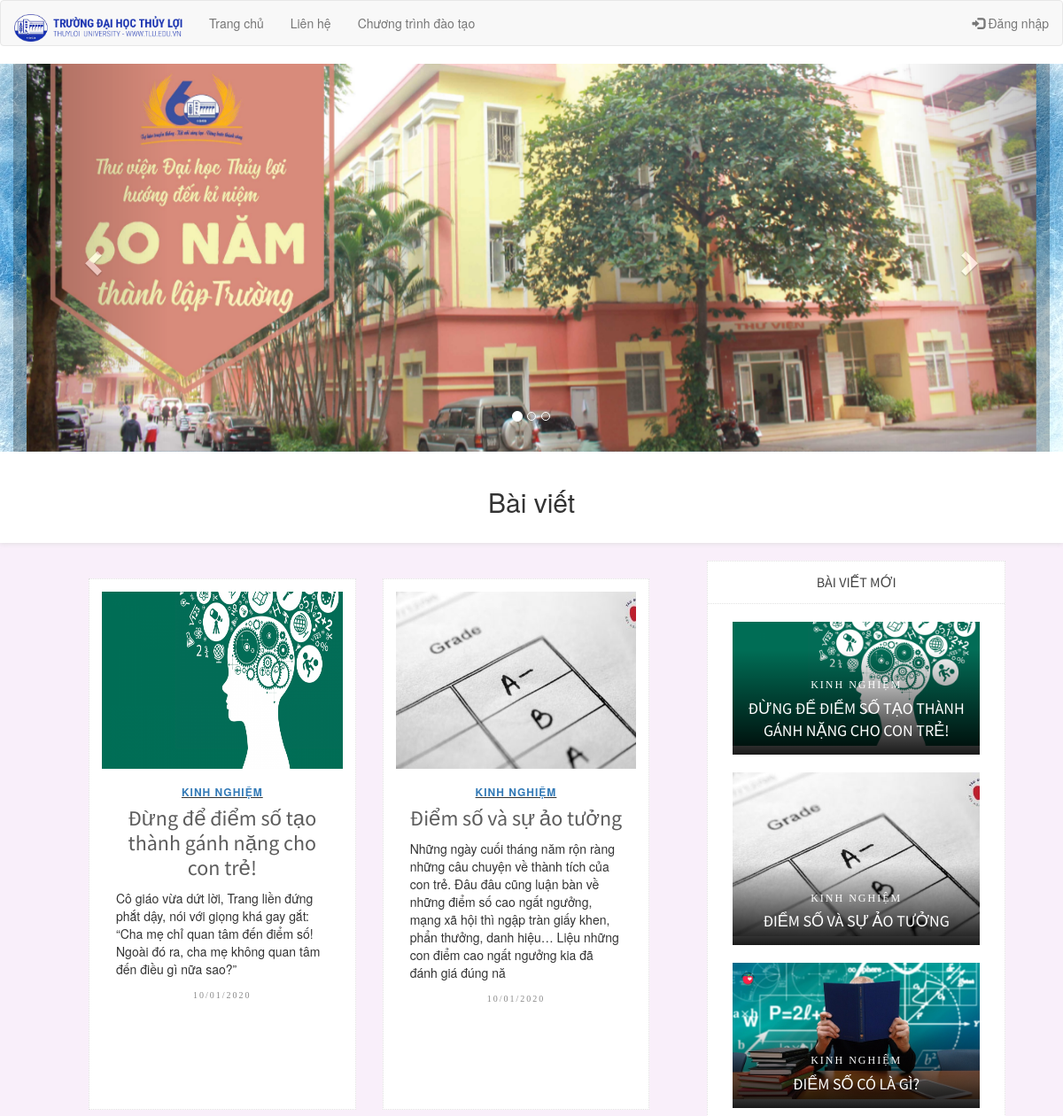
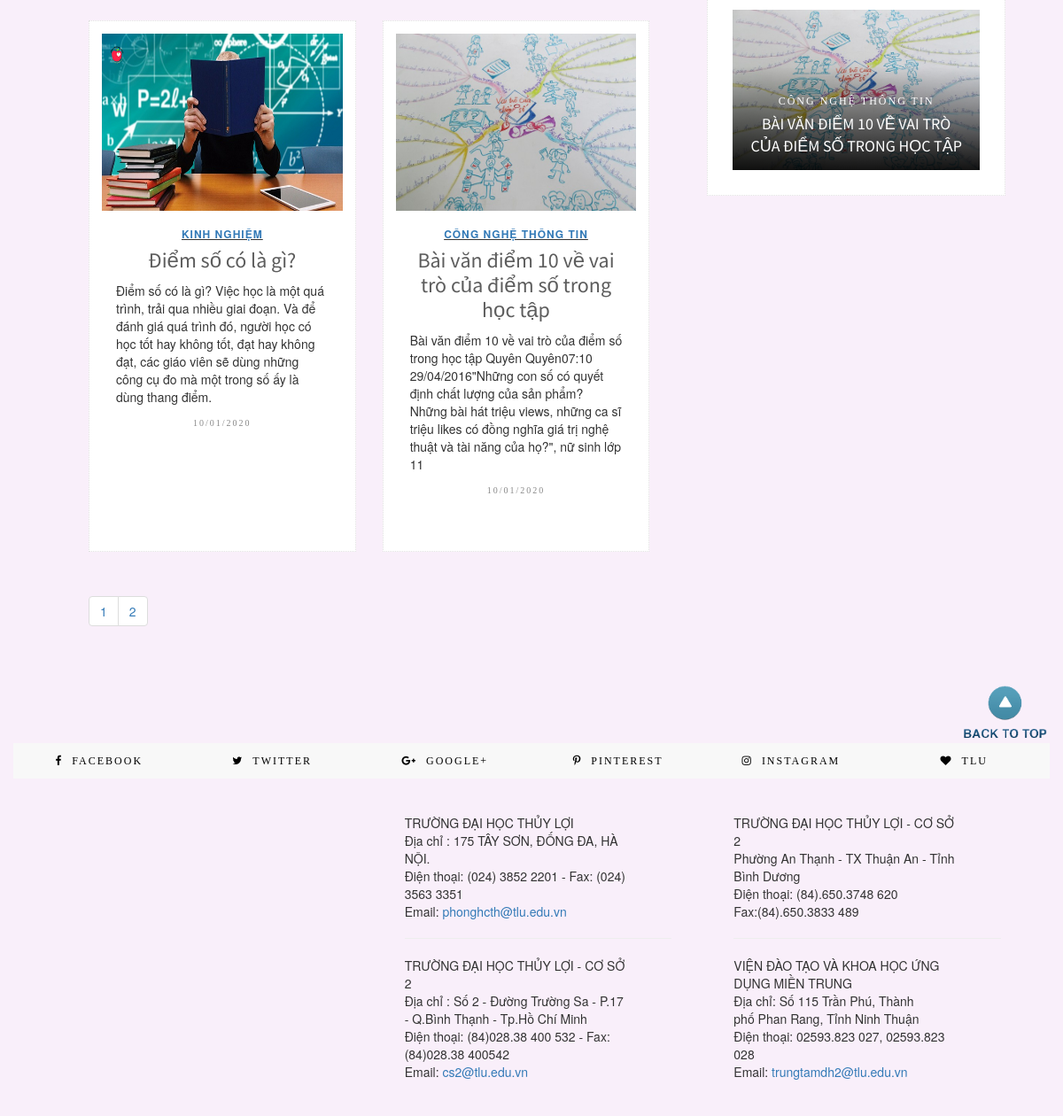
The page / on the database its author committed (2 pictures, top to bottom).
### tables this page shows
CREATE TABLE `menu_list_blog` (
  `id` int(11) NOT NULL,
  `avatar` varchar(255) NOT NULL,
  `name` varchar(255) NOT NULL,
  `metaTitle` varchar(255) NOT NULL,
  `catalog` int(2) DEFAULT NULL,
  `description` varchar(255) NOT NULL,
  `content` text NOT NULL,
  `token` varchar(35) NOT NULL,
  `hot` int(1) NOT NULL DEFAULT 1,
  `new` int(1) NOT NULL DEFAULT 1,
  `dateTime` varchar(20) NOT NULL,
  `created` timestamp NOT NULL DEFAULT current_timestamp(),
  `updated` timestamp NOT NULL DEFAULT current_timestamp() ON UPDATE current_timestamp()
);

CREATE TABLE `menu_catalog` (
  `id` int(11) NOT NULL,
  `name` varchar(255) NOT NULL,
  `metaTitle` varchar(255) NOT NULL,
  `created` timestamp NOT NULL DEFAULT current_timestamp(),
  `updated` timestamp NOT NULL DEFAULT current_timestamp() ON UPDATE current_timestamp()
);

### index.php (called while the page is built)
<?php
	include "config/Config.php";
	include "config/Model.php";
	include "config/Controller.php";
	$controller = isset($_GET["controller"])?"app/controllers/".$_GET["controller"].".php":"app/controllers/home.php";
	include "layout/client.php";
?>

### app/controllers/home.php (called while the page is built, shortened)
<?php
	class homeClient extends Controller{
		public function __construct(){
			$number = $this->Model->count("select * from menu_list_blog");
			$num_page = 4;
			$page_show = ceil($number/$num_page);
			$page = isset($_GET["p"])&&$_GET["p"]>0?$_GET["p"]:1;
			$form = ($page-1)*$num_page;
			$data = $this->Model->fetch("select * from menu_list_blog order by id desc limit $form,$num_page");
			include "app/views/home.php";
		}
	}
	new homeClient();
?>

### config/Controller.php (called while the page is built, shortened)
<?php
	class Controller {
		public function __construct(){
			$this->Model = new Model();
		}
	}

### config/Model.php (called while the page is built, shortened)
<?php
	class Model {
		public function fetch($sql){
			global $con;
			$result = mysqli_query($con,$sql);
			$arr = array();
			while($rows = mysqli_fetch_array($result))
				$arr[] = $rows;
			return $arr;
		}
		public function fetchOne($sql){
			global $con;
			$result = mysqli_query($con,$sql);
			$rows = mysqli_fetch_array($result);
			return $rows;
		}
		public function count($sql){
			global $con;
			$result = mysqli_query($con,$sql);
			return mysqli_num_rows($result);
		}
	}

### app/controllers/newBlog.php (called while the page is built, shortened)
<?php
	class newBlogClient extends Controller{
		public function __construct(){
			$data = $this->Model->fetch("select * from menu_list_blog where new=1 order by id desc limit 4");
			include "app/views/newBlog.php";
		}
	}
	new newBlogClient();
?>

### app/views/home.php (the view)
<div class="row">
    <div class="col-md-8">
        <div class="row">
            <?php
                foreach ($data as $value) {
            ?>
            <div class="col-md-6 grid2">
                <article class="hentry">
                    <div class="thumbnails">
                        <a href="index.php?controller=detailBlog&id=<?php echo $value['token']?>" title="">
                            <img src="<?php echo $value["avatar"] ?>" class="post-thumbnail img-responsive" style="width: 100%; height: 200px;">
                        </a>
                    </div>
                    <div class="post-content-area">
                        <header class="entry-header text-center">
                            <div class="post-cat">
                                <a href="#" rel="category tag">
                                    <?php
                                        $key = $this->Model->fetchOne("select * from menu_catalog where id=".$value["catalog"]);
                                        if(isset($key["name"]))
                                           echo $key["name"];
                                    ?>
                                </a>
                            </div>
                            <a href="index.php?controller=detailBlog&id=<?php echo $value['token']?>" rel="bookmark" class="entry-title">
                               <?php echo $value["name"] ?>
                            </a>
                        </header>
                        <div class="entry-content">
                            <p><?php echo $value["description"] ?></p>
                        </div>
                        <div class="entry-meta text-center">
                            <span class="posted-on"><?php echo $value["dateTime"] ?></span>
                        </div>
                    </div>
                </article>
            </div>
            <?php } ?>
            <div class="col-md-12">
                <ul class="pagination">
                   <?php for($i=1; $i<=$page_show; $i++){ ?>
                      <li>
                         <a href="index.php?p=<?php echo $i ?>">
                            <?php echo $i; ?>
                         </a>
                      </li>
                   <?php } ?>
                </ul>
            </div>
        </div>
    </div>
    <div class="col-md-4">
        <div class="primary-sidebar widget-area" role="complementary">
            <?php include "app/controllers/newBlog.php"; ?>
        </div>
    </div>
</div>

### layout/client.php (shortened to what this page needs)
<!DOCTYPE html>
<html lang="en">
<head>
	<link rel="stylesheet" href="public/client/css/bootstrap.min.css">
	<link rel="stylesheet" href="public/client/css/font-awesome.min.css">
	<link rel="stylesheet" href="public/client/css/magnific-popup.css">
	<link rel="stylesheet" href="public/client/css/owl.carousel.css">
	<link rel="stylesheet" href="public/client/css/owl.theme.css">
	<link rel="stylesheet" href="public/client/css/slicknav.css">
	<link rel="stylesheet" href="public/client/css/style.css">
	<link rel="stylesheet" href="public/client/css/responsive.css">
  <link rel="stylesheet" href="https://maxcdn.bootstrapcdn.com/bootstrap/3.4.1/css/bootstrap.min.css">
</head>
<body class="home blog">
    <header id="header">
    <nav class="navbar navbar-default">
  <div class="container-fluid">
    <div class="navbar-header">
      <a class="navbar-brand" href="index.php"><img id="logo" src="public/client/images/logo.png"></a>
    </div>
    <ul class="nav navbar-nav">
      <li><a href="index.php">Trang chủ</a></li>
      <li><a href="#">Liên hệ </a></li>
      <li><a href="#">Chương trình đào tạo</a></li>
    </ul>
    <ul class="nav navbar-nav navbar-right">
      <li><a href="admin/index.php?act=logout"><span class="glyphicon glyphicon-log-in"></span> Đăng nhập</a></li>
    </ul>
  </div>
</nav>
<div class="container-fluid" id="carousel">
<div id="myCarousel" class="container carousel slide " data-ride="carousel">
  <ol class="carousel-indicators">
    <li data-target="#myCarousel" data-slide-to="0" class="active"></li>
    <li data-target="#myCarousel" data-slide-to="1"></li>
    <li data-target="#myCarousel" data-slide-to="2"></li>
  </ol>
  <div class="carousel-inner">
    <div class="item active">
      <img src="public/client/images/60nam.jpg" alt="Los Angeles">
    </div>
  </div>
  <a class="left carousel-control " href="#myCarousel" data-slide="prev">
    <span class="glyphicon glyphicon-chevron-left"></span>
  </a>
  <a class="right carousel-control" href="#myCarousel" data-slide="next">
    <span class="glyphicon glyphicon-chevron-right"></span>
  </a>
</div></div>
        <div class="container">
            <div class="row">
                <div class="col-md-12">
                    <div class="top-menu-are">
                        <div id="navigation-wrapper">
                            <ul class="top-menu text-center">
                                <h2>Bài viết</h2>
                            </ul>
                        </div>
                    </div>
                </div>
            </div>
    </header>
	<div class="container">
        <?php
            if(file_exists($controller))
                include $controller;
        ?>
	</div>
 <div class="container-fluid"><div class=" scroll-up ">
					        <a href="#"><img src="public/client/images/back.png"></a>
					    </div>   </div>
	<footer id="footer">
		<div class="container-fluid justify-content-center">
		<div class="footer-social text-center navbar-default">
			<a class="facebook" href="#" target="_blank"><i class="fa fa-facebook"></i> <span class="hidden-sm hidden-xs">Facebook</span></a>
			<a class="twitter" href="#" target="_blank"><i class="fa fa-twitter"></i> <span class="hidden-sm hidden-xs">Twitter</span></a>
			<a class="google-plus" href="#" target="_blank"><i class="fa fa-google-plus"></i> <span class="hidden-sm hidden-xs">Google+</span></a>
			<a class="pinterest" href="#" target="_blank"><i class="fa fa-pinterest-p"></i> <span class="hidden-sm hidden-xs">Pinterest</span></a>
			<a class="instagram" href="#" target="_blank"><i class="fa fa-instagram"></i> <span class="hidden-sm hidden-xs">Instagram</span></a>
			<a class="bloglovin" href="#" target="_blank"><i class="fa fa-heart"></i> <span class="hidden-sm hidden-xs">TLU</span></a>
		</div>
</div>
  <div class="row">
    <div class="col-sm-4">
     <div id="map-container-google-2" class="z-depth-1-half map-container ">
          <iframe src="https://www.google.com/maps/embed?pb=!1m18!1m12!1m3!1d3724.632019925324!2d105.82253501476292!3d21.007382786009977!2m3!1f0!2f0!3f0!3m2!1i1024!2i768!4f13.1!3m3!1m2!1s0x3135ac8109765ba5%3A0xd84740ece05680ee!2zVHLGsOG7nW5nIMSQ4bqhaSBI4buNYyBUaOG7p3kgTOG7o2k!5e0!3m2!1svi!2sus!4v1578631948368!5m2!1svi!2sus" width="400" height="300" frameborder="0" style="border:0;" allowfullscreen=""></iframe>
        </div>
    </div>
    <div class="col-md-8">
	<div class="col-md-6">
	<div class="row">
	<div class="address">TRƯỜNG ĐẠI HỌC THỦY LỢI<br>
	Địa chỉ : 175 TÂY SƠN, ĐỐNG ĐA, HÀ NỘI.<br>
	Điện thoại: (024) 3852 2201 - Fax: (024) 3563 3351<br>
	Email: <a href="#">phonghcth@tlu.edu.vn</a></div>
	<hr >
	<div class="address">TRƯỜNG ĐẠI HỌC THỦY LỢI - CƠ SỞ 2<br>
	Địa chỉ : Số 2 - Đường Trường Sa - P.17 - Q.Bình Thạnh - Tp.Hồ Chí Minh<br>
	Điện thoại: (84)028.38&nbsp;400 532 - Fax: (84)028.38 400542<br>
	Email: <a href="#">cs2@tlu.edu.vn</a></div>
	</div>
	</div>
	<div class="col-md-6">
	<div class="row">
	<div class="address">TRƯỜNG ĐẠI HỌC THỦY LỢI - CƠ SỞ 2<br>
	Phường An Thạnh - TX Thuận An - Tỉnh Bình Dương<br>
	Điện thoại: (84).650.3748 620<br>
	Fax:(84).650.3833 489</div>
	<hr>
	<div class="address">VIỆN ĐÀO TẠO VÀ KHOA HỌC ỨNG DỤNG MIỀN TRUNG<br>
	Địa chỉ: Số 115 Trần Phú, Thành phố&nbsp;Phan Rang, Tỉnh Ninh Thuận<br>
	Điện thoại: 02593.823 027, 02593.823 028<br>
	Email: <a href="#"> trungtamdh2@tlu.edu.vn</a></div>
	</div>
	</div>
</div>
			</div>
	</footer>
</body>
</html>

### app/views/newBlog.php
<aside class="widget">
    <h1 class="widget-title">Bài viết mới</h1>
    <div class="latest-posts latest">
        <?php foreach ($data as $value) {  ?>
            <div class="media">
                <div class="latest-post-thumb">
                    <img src="<?php echo $value["avatar"] ?>" class="img-responsive" width="100%" />
                </div>
                <div class="media-body">
                    <div class="entry-meta">
                        <a href="#" rel="category tag">
                            <?php
                                $key = $this->Model->fetchOne("select * from menu_catalog where id=".$value["catalog"]);
                                if(isset($key["name"]))
                                    echo $key["name"];
                            ?>
                        </a>
                    </div>
                    <h3 class="entry-title">
                        <a href="index.php?controller=detailBlog&id=<?php echo $value["token"] ?>"><?php echo $value["name"] ?></a>
                    </h3>
                </div>
            </div>
        <?php } ?>
    </div>
</aside>

### layout/client.php (style rules this page uses)
#map-container-google-2 { margin-left: 50px; }
.address { margin-right: 50px; }
.row { margin:20px; }
.scroll-up { justify-content: flex-end; display: flex; }
.scroll-up img { width:100px; }
#carousel { background-image: url(public/client/images/bg.jpg); }
#logo { width:190px; }
.footer-social a { color: black; }
body { background-color: #F9EFFA; }

### rows shown on the page
menu_list_blog: avatar (picture), menu_catalog.name "KINH NGHIỆM", name "Đừng để điểm số tạo thành gánh nặng cho con trẻ!", description "Cô giáo vừa dứt lời, Trang liền đứng phắt dậy, nói với giọng khá gay gắt: “Cha mẹ chỉ quan tâm đến điểm số! Ngoài đó ra, cha mẹ không quan tâm đến điều gì nữa sao?”", dateTime "10/01/2020", name "ĐỪNG ĐỂ ĐIỂM SỐ TẠO THÀNH GÁNH NẶNG CHO CON TRẺ!"
menu_list_blog: avatar (picture), menu_catalog.name "KINH NGHIỆM", name "Điểm số và sự ảo tưởng", description "Những ngày cuối tháng năm rộn ràng những câu chuyện về thành tích của con trẻ. Đâu đâu cũng luận bàn về những điểm số cao ngất ngưởng, mạng xã hội thì ngập tràn giấy khen, phẩn thưởng, danh hiệu… Liệu những con điểm cao ngất ngưởng kia đã đánh giá đúng nă", dateTime "10/01/2020", name "ĐIỂM SỐ VÀ SỰ ẢO TƯỞNG"
menu_list_blog: avatar (picture), menu_catalog.name "KINH NGHIỆM", name "Điểm số có là gì?", description "Điểm số có là gì? Việc học là một quá trình, trải qua nhiều giai đoạn. Và để đánh giá quá trình đó, người học có học tốt hay không tốt, đạt hay không đạt, các giáo viên sẽ dùng những công cụ đo mà một trong số ấy là dùng thang điểm.", dateTime "10/01/2020", name "ĐIỂM SỐ CÓ LÀ GÌ?"
menu_list_blog: avatar (picture), menu_catalog.name "CÔNG NGHỆ THÔNG TIN", name "Bài văn điểm 10 về vai trò của điểm số trong học tập", description "Bài văn điểm 10 về vai trò của điểm số trong học tập Quyên Quyên07:10 29/04/2016\"Những con số có quyết định chất lượng của sản phẩm? Những bài hát triệu views, những ca sĩ triệu likes có đồng nghĩa giá trị nghệ thuật và tài năng của họ?\", nữ sinh lớp 11", dateTime "10/01/2020", name "BÀI VĂN ĐIỂM 10 VỀ VAI TRÒ CỦA ĐIỂM SỐ TRONG HỌC TẬP"
